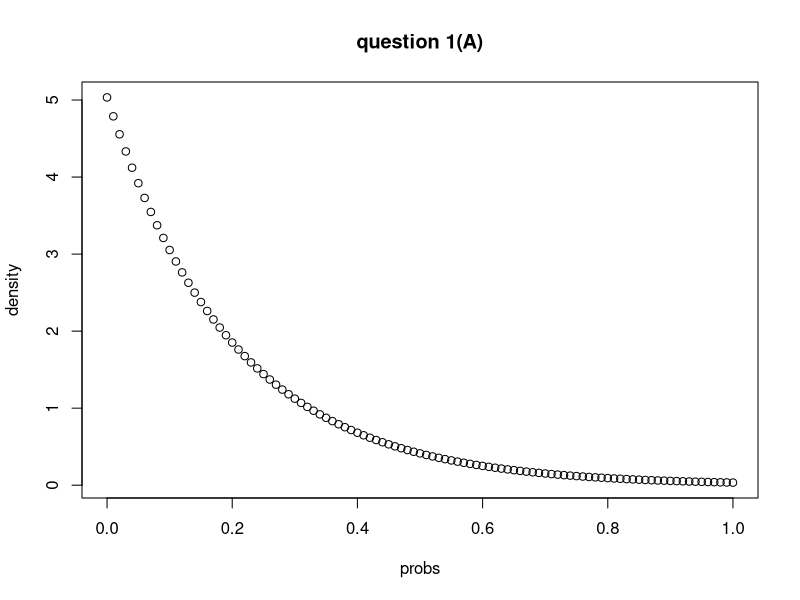
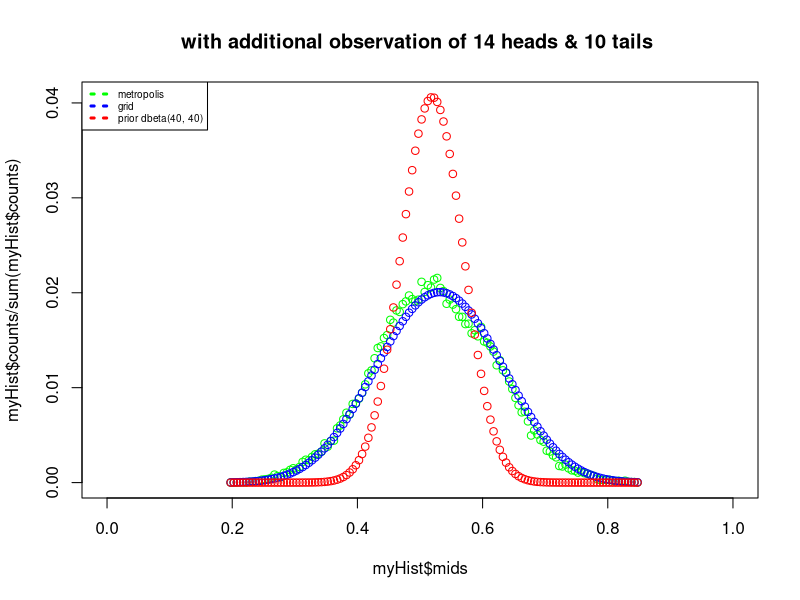
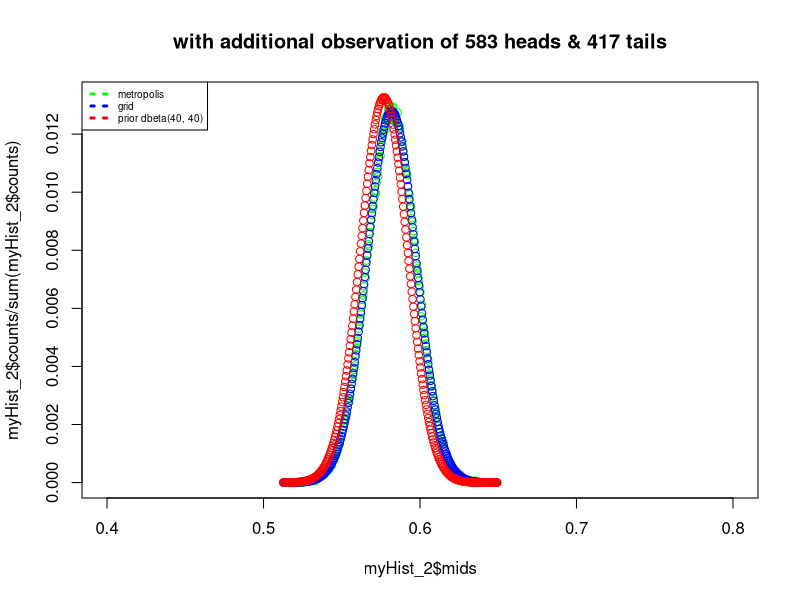

R code for these plots, in order:
# Lab 4
rm(list=ls())

# Question (1A)
probs <- seq(0,1,0.01)
aNum <- 0.9932621
expDist <- dexp(probs, rate=5)/aNum
plot(probs, expDist, ylab="density", main="question 1(A)")

####################################################################################
# define metropolis function
metropolis_priorExp <- function(piOld=0.5, iteration=100000, numHeads, numTrials){
  container <- vector()
  aNum <- 0.9932621
  for (i in 1:iteration){
    pOld <- dexp(piOld, rate=5)/aNum * dbinom(numHeads, numTrials, piOld)
    piNew <- piOld + rnorm(1, 0, sd=0.01)
    if (piNew > 1)
      piNew <- 1
    if (piNew < 0)
      piNew <- 0
    pNew <- dexp(piNew, rate=5)/aNum * dbinom(numHeads, numTrials, piNew)
    ratio <- pNew/pOld
    if (ratio > 1 || ratio >= runif(1))
      piOld <- piNew
    container[i] <- piOld
  }
  return(container)
}

#####################################################################################
# define grid function
grid_priorExp <- function(xVals, i=1, mySum=0, numHeads, numTrials){
  
  posteriorDist <- vector()

  for (x in xVals){
    posteriorDist[i] <- dexp(x, rate=5)/aNum * dbinom(numHeads, numTrials, x)
    mySum <- mySum + posteriorDist[i]
    i <- i + 1
  }
  return(c(posteriorDist, mySum))
}

###################################################################################

# Question (1B)
posteriorDist_metro <- metropolis_priorExp(0.5, 100000,14,24)
myHist <- hist(posteriorDist_metro, breaks=200, plot=FALSE)

myVector <- grid_priorExp(myHist$mids,1,0,14,24)
mySum <- myVector[length(myVector)]
posteriorDist_grid <- myVector[-length(myVector)]

minY <- 0
maxY <- max(myHist$counts/sum(myHist$counts), posteriorDist_grid/mySum, dbeta(myHist$mids, 40+14, 40+10)/sum(dbeta(myHist$mids, 40+14, 40+10)))

plot(myHist$mids, myHist$counts/sum(myHist$counts), xlim=c(0,1), col="green", ylim=c(minY, maxY),
     main="with additional observation of 14 heads & 10 tails ")
points(myHist$mids, posteriorDist_grid/mySum, xlim=c(0, 1),  col="blue", xlab="", ylab="", ylim=c(minY, maxY))
points(myHist$mids, dbeta(myHist$mids, 40+14, 40+10)/sum(dbeta(myHist$mids, 40+14, 40+10)), 
     xlim=c(0,1), ylim=c(minY, maxY), col="red", xlab="", ylab="")
legend("topleft", legend=c("metropolis","grid", "prior dbeta(40, 40)"), 
       col=c("green", "blue", "red"), lty=3, lwd = 3, cex=0.6)
######################################################################################

# Question (1C)
posteriorDist_metro_2 <- metropolis_priorExp(0.5, 500000,583,1000)
myHist_2 <- hist(posteriorDist_metro_2, breaks=200, plot=FALSE)
myVector_2 <- grid_priorExp(myHist_2$mids,1,0,583,1000)
mySum_2 <- myVector_2[length(myVector_2)]
posteriorDist_grid_2 <- myVector_2[-length(myVector_2)]
minY_2 <- 0
maxY_2 <- max(myHist_2$counts/sum(myHist_2$counts), posteriorDist_grid_2/mySum_2, dbeta(myHist_2$mids, 40+583, 40+417)/sum(dbeta(myHist_2$mids, 40+583, 40+417)))

plot(myHist_2$mids, myHist_2$counts/sum(myHist_2$counts), xlim=c(0.4,0.8), ylim=c(minY_2, maxY_2), col="green",
     main="with additional observation of 583 heads & 417 tails")

points(myHist_2$mids,posteriorDist_grid_2/mySum_2, xlab="", ylab="", col="blue", xlim=c(0.4,0.8), ylim=c(minY_2, maxY_2))

points(myHist_2$mids, dbeta(myHist_2$mids, 40+583, 40+417)/sum(dbeta(myHist_2$mids, 40+583, 40+417)), 
     xlim=c(0.4,0.8), ylim=c(minY_2, maxY_2), col="red", xlab="", ylab="")
legend("topleft", legend=c("metropolis", "grid", "prior dbeta(40, 40)"), 
       col=c("green", "blue", "red"), lty=3, lwd = 3, cex=0.6)